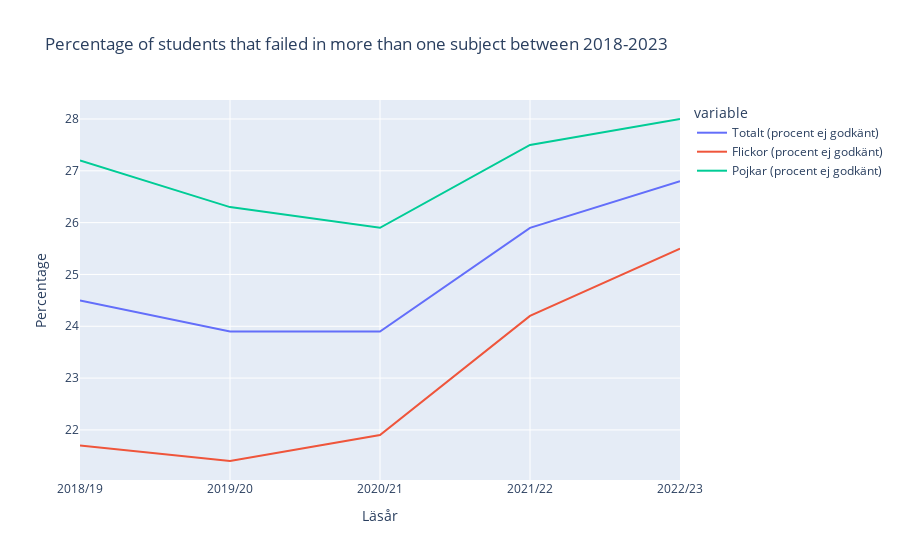

Source (notebook cell):
### Markdown cell above
Alternative II: Using the percentage of students missing pass in one or more subjects (from table1B)

### Code cell
f_data1b=pd.DataFrame()
df_data1b = df_tabell1B[df_tabell1B['Läsår\nHuvudman\nBakgrund'].isin(['2018/19', '2019/20', '2020/21', '2021/22', '2022/23'])].copy()
df_data1b.rename(columns={'Läsår\nHuvudman\nBakgrund':'Årtal'}, inplace = True)

fig = px.line(df_data1b, x='Årtal', y=['Totalt (procent ej godkänt)', 'Flickor (procent ej godkänt)', 'Pojkar (procent ej godkänt)' ], 
               title="Percentage of students that failed in more than one subject between 2018-2023",
              labels={'Årtal': 'Läsår', 'value':'Percentage'},
              hover_data={'Årtal': True, 'value': ':.2f'})
            

fig.update_layout(hovermode="x")
fig.update_xaxes(
    showspikes=True,
    spikedash="solid",
    spikecolor="green",
    spikemode="across",
    spikesnap="cursor"
)


fig.show()

### Figure 1 — Plotly figure (JSON) as saved in the notebook; plotly's stock layout.template omitted (floating-point values rounded to 4 significant figures)
{"data": [{"hovertemplate": "variable=Totalt (procent ej godkänt)<br>Läsår=%{x}<br>Percentage=%{y:.2f}<extra></extra>", "legendgroup": "Totalt (procent ej godkänt)", "line": {"color": "#636efa", "dash": "solid"}, "marker": {"symbol": "circle"}, "mode": "lines", "name": "Totalt (procent ej godkänt)", "orientation": "v", "showlegend": true, "type": "scatter", "x": ["2018/19", "2019/20", "2020/21", "2021/22", "2022/23"], "xaxis": "x", "y": [24.5, 23.9, 23.9, 25.9, 26.8], "yaxis": "y"}, {"hovertemplate": "variable=Flickor (procent ej godkänt)<br>Läsår=%{x}<br>Percentage=%{y:.2f}<extra></extra>", "legendgroup": "Flickor (procent ej godkänt)", "line": {"color": "#EF553B", "dash": "solid"}, "marker": {"symbol": "circle"}, "mode": "lines", "name": "Flickor (procent ej godkänt)", "orientation": "v", "showlegend": true, "type": "scatter", "x": ["2018/19", "2019/20", "2020/21", "2021/22", "2022/23"], "xaxis": "x", "y": [21.7, 21.4, 21.9, 24.2, 25.5], "yaxis": "y"}, {"hovertemplate": "variable=Pojkar (procent ej godkänt)<br>Läsår=%{x}<br>Percentage=%{y:.2f}<extra></extra>", "legendgroup": "Pojkar (procent ej godkänt)", "line": {"color": "#00cc96", "dash": "solid"}, "marker": {"symbol": "circle"}, "mode": "lines", "name": "Pojkar (procent ej godkänt)", "orientation": "v", "showlegend": true, "type": "scatter", "x": ["2018/19", "2019/20", "2020/21", "2021/22", "2022/23"], "xaxis": "x", "y": [27.2, 26.3, 25.9, 27.5, 28], "yaxis": "y"}], "layout": {"hovermode": "x", "legend": {"title": {"text": "variable"}, "tracegroupgap": 0}, "title": {"text": "Percentage of students that failed in more than one subject between 2018-2023"}, "xaxis": {"anchor": "y", "domain": [0, 1], "showspikes": true, "spikecolor": "green", "spikedash": "solid", "spikemode": "across", "spikesnap": "cursor", "title": {"text": "Läsår"}}, "yaxis": {"anchor": "x", "domain": [0, 1], "title": {"text": "Percentage"}}}}
